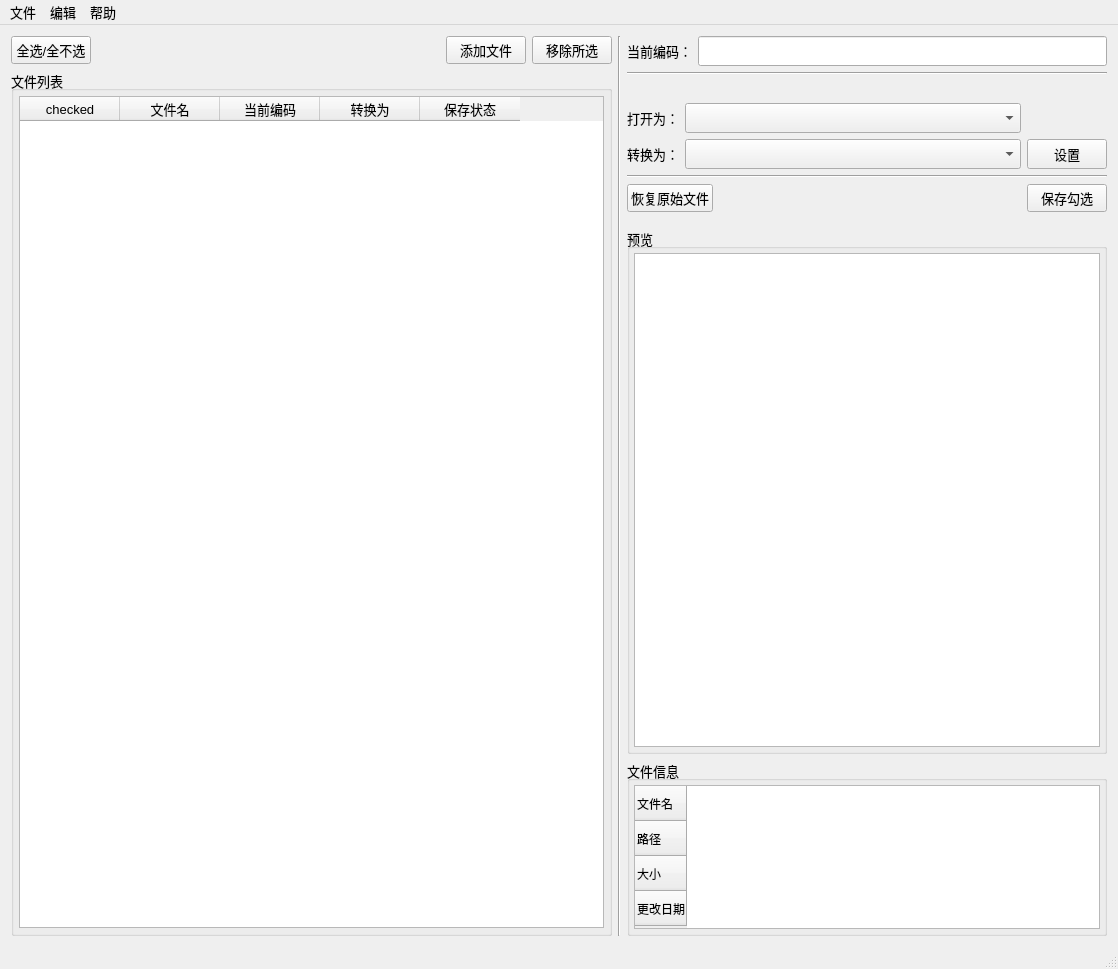
<?xml version="1.0" encoding="UTF-8"?>
<ui version="4.0">
 <class>MainWindowClass</class>
 <widget class="QMainWindow" name="MainWindowClass">
  <property name="geometry">
   <rect>
    <x>0</x>
    <y>0</y>
    <width>1118</width>
    <height>969</height>
   </rect>
  </property>
  <property name="font">
   <font>
    <pointsize>10</pointsize>
   </font>
  </property>
  <property name="windowTitle">
   <string>MainWindow</string>
  </property>
  <widget class="QWidget" name="centralWidget">
   <layout class="QGridLayout" name="gridLayout_5" columnstretch="5,0,4">
    <item row="0" column="0">
     <layout class="QVBoxLayout" name="verticalLayout">
      <item>
       <layout class="QHBoxLayout" name="horizontalLayout">
        <item>
         <widget class="QPushButton" name="pushButton_selectAll">
          <property name="text">
           <string>全选/全不选</string>
          </property>
         </widget>
        </item>
        <item>
         <spacer name="horizontalSpacer">
          <property name="orientation">
           <enum>Qt::Horizontal</enum>
          </property>
          <property name="sizeHint" stdset="0">
           <size>
            <width>40</width>
            <height>20</height>
           </size>
          </property>
         </spacer>
        </item>
        <item>
         <widget class="QPushButton" name="pushButton_addFiles">
          <property name="text">
           <string>添加文件</string>
          </property>
         </widget>
        </item>
        <item>
         <widget class="QPushButton" name="pushButton_removeFiles">
          <property name="text">
           <string>移除所选</string>
          </property>
         </widget>
        </item>
       </layout>
      </item>
      <item>
       <widget class="QGroupBox" name="groupBox">
        <property name="title">
         <string>文件列表</string>
        </property>
        <layout class="QGridLayout" name="gridLayout_3">
         <property name="leftMargin">
          <number>5</number>
         </property>
         <property name="topMargin">
          <number>5</number>
         </property>
         <property name="rightMargin">
          <number>5</number>
         </property>
         <property name="bottomMargin">
          <number>5</number>
         </property>
         <item row="0" column="0">
          <widget class="QTableWidget" name="tableWidget_fileList">
           <property name="dragEnabled">
            <bool>true</bool>
           </property>
           <attribute name="verticalHeaderVisible">
            <bool>false</bool>
           </attribute>
           <column>
            <property name="text">
             <string>checked</string>
            </property>
           </column>
           <column>
            <property name="text">
             <string>文件名</string>
            </property>
           </column>
           <column>
            <property name="text">
             <string>当前编码</string>
            </property>
           </column>
           <column>
            <property name="text">
             <string>转换为</string>
            </property>
           </column>
           <column>
            <property name="text">
             <string>保存状态</string>
            </property>
           </column>
          </widget>
         </item>
        </layout>
       </widget>
      </item>
     </layout>
    </item>
    <item row="0" column="2">
     <layout class="QVBoxLayout" name="verticalLayout_3" stretch="1,0,3,1">
      <item>
       <layout class="QVBoxLayout" name="verticalLayout_2">
        <item>
         <layout class="QHBoxLayout" name="horizontalLayout_2">
          <item>
           <widget class="QLabel" name="label_2">
            <property name="text">
             <string>当前编码：</string>
            </property>
           </widget>
          </item>
          <item>
           <widget class="QLineEdit" name="lineEdit_currentCoding">
            <property name="sizePolicy">
             <sizepolicy hsizetype="Expanding" vsizetype="Preferred">
              <horstretch>0</horstretch>
              <verstretch>0</verstretch>
             </sizepolicy>
            </property>
            <property name="minimumSize">
             <size>
              <width>0</width>
              <height>30</height>
             </size>
            </property>
            <property name="readOnly">
             <bool>true</bool>
            </property>
           </widget>
          </item>
         </layout>
        </item>
        <item>
         <widget class="Line" name="line_2">
          <property name="orientation">
           <enum>Qt::Horizontal</enum>
          </property>
         </widget>
        </item>
        <item>
         <spacer name="verticalSpacer">
          <property name="orientation">
           <enum>Qt::Vertical</enum>
          </property>
          <property name="sizeHint" stdset="0">
           <size>
            <width>20</width>
            <height>40</height>
           </size>
          </property>
         </spacer>
        </item>
        <item>
         <layout class="QGridLayout" name="gridLayout">
          <item row="0" column="0">
           <widget class="QLabel" name="label">
            <property name="text">
             <string>打开为：</string>
            </property>
            <property name="alignment">
             <set>Qt::AlignCenter</set>
            </property>
           </widget>
          </item>
          <item row="1" column="0">
           <widget class="QLabel" name="label_3">
            <property name="text">
             <string>转换为：</string>
            </property>
            <property name="alignment">
             <set>Qt::AlignCenter</set>
            </property>
           </widget>
          </item>
          <item row="1" column="2">
           <widget class="QPushButton" name="pushButton_setCoding">
            <property name="sizePolicy">
             <sizepolicy hsizetype="Preferred" vsizetype="Preferred">
              <horstretch>0</horstretch>
              <verstretch>0</verstretch>
             </sizepolicy>
            </property>
            <property name="text">
             <string>设置</string>
            </property>
           </widget>
          </item>
          <item row="0" column="1">
           <widget class="QComboBox" name="comboBox_fromCoding">
            <property name="sizePolicy">
             <sizepolicy hsizetype="Expanding" vsizetype="Preferred">
              <horstretch>0</horstretch>
              <verstretch>0</verstretch>
             </sizepolicy>
            </property>
            <property name="minimumSize">
             <size>
              <width>0</width>
              <height>30</height>
             </size>
            </property>
           </widget>
          </item>
          <item row="1" column="1">
           <widget class="QComboBox" name="comboBox_toCoding">
            <property name="sizePolicy">
             <sizepolicy hsizetype="Expanding" vsizetype="Preferred">
              <horstretch>0</horstretch>
              <verstretch>0</verstretch>
             </sizepolicy>
            </property>
            <property name="minimumSize">
             <size>
              <width>0</width>
              <height>30</height>
             </size>
            </property>
           </widget>
          </item>
         </layout>
        </item>
        <item>
         <widget class="Line" name="line">
          <property name="orientation">
           <enum>Qt::Horizontal</enum>
          </property>
         </widget>
        </item>
        <item>
         <layout class="QHBoxLayout" name="horizontalLayout_6">
          <item>
           <widget class="QPushButton" name="pushButton_recovery">
            <property name="text">
             <string>恢复原始文件</string>
            </property>
           </widget>
          </item>
          <item>
           <spacer name="horizontalSpacer_4">
            <property name="orientation">
             <enum>Qt::Horizontal</enum>
            </property>
            <property name="sizeHint" stdset="0">
             <size>
              <width>40</width>
              <height>20</height>
             </size>
            </property>
           </spacer>
          </item>
          <item>
           <widget class="QPushButton" name="pushButton_saveSelect">
            <property name="text">
             <string>保存勾选</string>
            </property>
           </widget>
          </item>
         </layout>
        </item>
       </layout>
      </item>
      <item>
       <spacer name="verticalSpacer_3">
        <property name="orientation">
         <enum>Qt::Vertical</enum>
        </property>
        <property name="sizeType">
         <enum>QSizePolicy::Preferred</enum>
        </property>
        <property name="sizeHint" stdset="0">
         <size>
          <width>20</width>
          <height>10</height>
         </size>
        </property>
       </spacer>
      </item>
      <item>
       <widget class="QGroupBox" name="groupBox_2">
        <property name="sizePolicy">
         <sizepolicy hsizetype="Preferred" vsizetype="Expanding">
          <horstretch>0</horstretch>
          <verstretch>0</verstretch>
         </sizepolicy>
        </property>
        <property name="title">
         <string>预览</string>
        </property>
        <layout class="QGridLayout" name="gridLayout_2">
         <property name="leftMargin">
          <number>4</number>
         </property>
         <property name="topMargin">
          <number>4</number>
         </property>
         <property name="rightMargin">
          <number>4</number>
         </property>
         <property name="bottomMargin">
          <number>4</number>
         </property>
         <item row="0" column="0">
          <widget class="QTextBrowser" name="textBrowser_preview"/>
         </item>
        </layout>
       </widget>
      </item>
      <item>
       <widget class="QGroupBox" name="groupBox_3">
        <property name="title">
         <string>文件信息</string>
        </property>
        <layout class="QGridLayout" name="gridLayout_4">
         <property name="leftMargin">
          <number>4</number>
         </property>
         <property name="topMargin">
          <number>4</number>
         </property>
         <property name="rightMargin">
          <number>4</number>
         </property>
         <property name="bottomMargin">
          <number>4</number>
         </property>
         <item row="0" column="0">
          <widget class="QTableWidget" name="tableWidget_fileInfo">
           <property name="sizePolicy">
            <sizepolicy hsizetype="Preferred" vsizetype="Expanding">
             <horstretch>0</horstretch>
             <verstretch>0</verstretch>
            </sizepolicy>
           </property>
           <property name="font">
            <font>
             <pointsize>9</pointsize>
            </font>
           </property>
           <property name="dragEnabled">
            <bool>true</bool>
           </property>
           <property name="dragDropMode">
            <enum>QAbstractItemView::DragOnly</enum>
           </property>
           <property name="selectionMode">
            <enum>QAbstractItemView::NoSelection</enum>
           </property>
           <attribute name="horizontalHeaderVisible">
            <bool>false</bool>
           </attribute>
           <attribute name="horizontalHeaderStretchLastSection">
            <bool>true</bool>
           </attribute>
           <attribute name="verticalHeaderDefaultSectionSize">
            <number>35</number>
           </attribute>
           <row>
            <property name="text">
             <string>文件名</string>
            </property>
           </row>
           <row>
            <property name="text">
             <string>路径</string>
            </property>
           </row>
           <row>
            <property name="text">
             <string>大小</string>
            </property>
           </row>
           <row>
            <property name="text">
             <string>更改日期</string>
            </property>
           </row>
          </widget>
         </item>
        </layout>
       </widget>
      </item>
     </layout>
    </item>
    <item row="0" column="1">
     <widget class="Line" name="line_3">
      <property name="orientation">
       <enum>Qt::Vertical</enum>
      </property>
     </widget>
    </item>
   </layout>
  </widget>
  <widget class="QMenuBar" name="menuBar">
   <property name="geometry">
    <rect>
     <x>0</x>
     <y>0</y>
     <width>1118</width>
     <height>29</height>
    </rect>
   </property>
   <property name="sizePolicy">
    <sizepolicy hsizetype="Preferred" vsizetype="Preferred">
     <horstretch>0</horstretch>
     <verstretch>0</verstretch>
    </sizepolicy>
   </property>
   <widget class="QMenu" name="menu_file">
    <property name="title">
     <string>文件</string>
    </property>
    <addaction name="action_newProject"/>
    <addaction name="action_open"/>
    <addaction name="separator"/>
    <addaction name="action_save"/>
    <addaction name="action_saveAll"/>
   </widget>
   <widget class="QMenu" name="menu_edit">
    <property name="title">
     <string>编辑</string>
    </property>
    <addaction name="action_remove"/>
   </widget>
   <widget class="QMenu" name="menu_help">
    <property name="title">
     <string>帮助</string>
    </property>
    <addaction name="action_about"/>
    <addaction name="separator"/>
    <addaction name="actionDebug"/>
   </widget>
   <addaction name="menu_file"/>
   <addaction name="menu_edit"/>
   <addaction name="menu_help"/>
  </widget>
  <widget class="QStatusBar" name="statusBar"/>
  <action name="action_open">
   <property name="text">
    <string>打开</string>
   </property>
  </action>
  <action name="action_save">
   <property name="text">
    <string>保存</string>
   </property>
  </action>
  <action name="action_remove">
   <property name="text">
    <string>移除</string>
   </property>
  </action>
  <action name="action_saveAll">
   <property name="text">
    <string>保存全部</string>
   </property>
  </action>
  <action name="action_about">
   <property name="text">
    <string>关于</string>
   </property>
  </action>
  <action name="action_newProject">
   <property name="text">
    <string>新建</string>
   </property>
  </action>
  <action name="actionDebug">
   <property name="checkable">
    <bool>true</bool>
   </property>
   <property name="text">
    <string>Debug</string>
   </property>
  </action>
 </widget>
 <layoutdefault spacing="6" margin="11"/>
 <resources>
  <include location="MainWindow.qrc"/>
 </resources>
 <connections/>
</ui>
